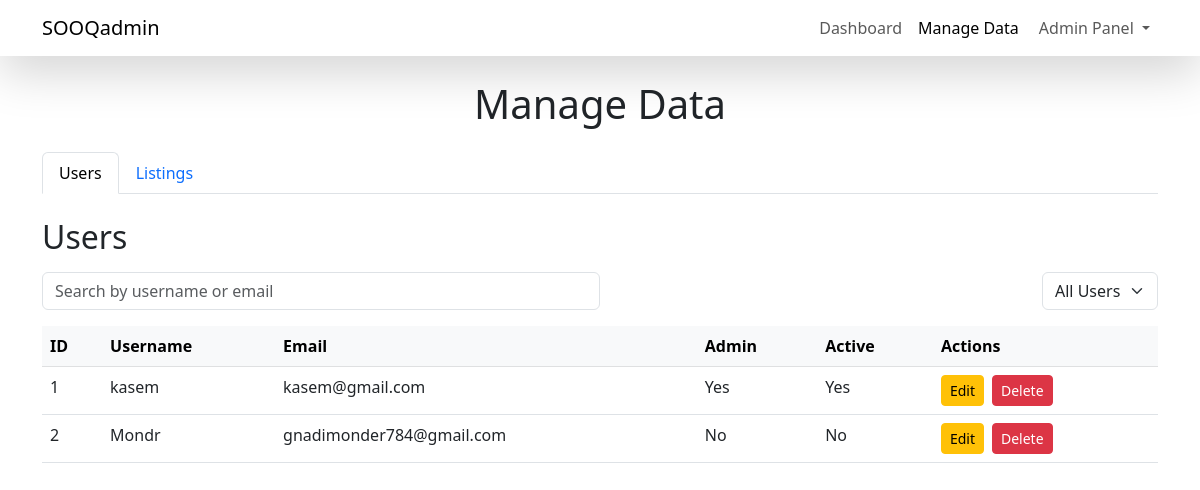
Screenshot of /manage_data (signed in) with the database file from the repository.
### models.py (models this page shows)
class User(db.Model, UserMixin):
    id = db.Column(db.Integer, primary_key=True)
    username = db.Column(db.String(20), unique=True, nullable=False)
    email = db.Column(db.String(120), unique=True, nullable=False)
    password = db.Column(db.String(60), nullable=False)
    cars = db.relationship('Car', backref='owner', lazy=True)
    is_admin = db.Column(db.Boolean, default=False)
    is_active = db.Column(db.Boolean, default=False)
    listings = db.relationship('Listing', back_populates='owner', lazy=True)
    favorites = db.relationship('Listing', secondary=user_favorites, backref='favorited_by', lazy='dynamic')

### routes.py (the view)
@app.route('/manage_data')
@login_required
def manage_data():
    if not current_user.is_admin:
        abort(403)  # Restrict access to admins only
    users = User.query.all()
    listings = Listing.query.all()
    return render_template('manage_data.html', users=users, listings=listings)

### models.py (called while the page is built)
@login_manager.user_loader
def load_user(user_id):
    return User.query.get(int(user_id))

### routes.py (called while the page is built)
@app.before_request
def load_categories():
    g.categories = Category.query.all()

### templates/manage_data.html (shortened to what this page needs)
<!DOCTYPE html>
<html lang="en">
<head>
    <link href="https://cdn.jsdelivr.net/npm/bootstrap@5.3.0-alpha1/dist/css/bootstrap.min.css" rel="stylesheet">
</head>
<body>
    <nav class="navbar navbar-expand-lg glass-navbar sticky-top shadow-lg">
        <div class="container">
            <a class="navbar-brand" href="{{ url_for('admin_page') }}">SOOQadmin</a>
            <div class="collapse navbar-collapse" id="navbarNav">
                <ul class="navbar-nav ms-auto">
                    <li class="nav-item">
                        <a class="nav-link" href="{{ url_for('admin_page') }}">Dashboard</a>
                    </li>
                    <li class="nav-item">
                        <a class="nav-link active" href="{{ url_for('manage_data') }}">Manage Data</a>
                    </li>
                    <li class="nav-item dropdown">
                        <a class="nav-link dropdown-toggle" href="#" id="adminDropdown" role="button"
                            data-bs-toggle="dropdown" aria-expanded="false">
                            Admin Panel
                        </a>
                    </li>
                </ul>
            </div>
        </div>
    </nav>
    <div class="container mt-4">
        <h1 class="text-center mb-4">Manage Data</h1>
        <ul class="nav nav-tabs mt-4" id="dataTabs" role="tablist">
            <li class="nav-item" role="presentation">
                <button class="nav-link active" id="users-tab" data-bs-toggle="tab" data-bs-target="#users"
                    type="button" role="tab" aria-controls="users" aria-selected="true">
                     Users
                </button>
            </li>
            <li class="nav-item" role="presentation">
                <button class="nav-link" id="listings-tab" data-bs-toggle="tab" data-bs-target="#listings" type="button"
                    role="tab" aria-controls="listings" aria-selected="false">
                     Listings
                </button>
            </li>
        </ul>
        <div class="tab-content mt-4" id="dataTabsContent">
            <div class="tab-pane fade show active" id="users" role="tabpanel" aria-labelledby="users-tab">
                <h2 class="mb-3">Users</h2>
                <div class="d-flex justify-content-between align-items-center mb-3">
                    <input type="text" class="form-control w-50" placeholder="Search by username or email">
                    <div>
                        <select class="form-select">
                            <option value="all">All Users</option>
                        </select>
                    </div>
                </div>
                <table class="table table-hover table-responsive">
                    <thead class="table-light">
                        <tr>
                            <th>ID</th>
                            <th>Username</th>
                            <th>Email</th>
                            <th>Admin</th>
                            <th>Active</th>
                            <th>Actions</th>
                        </tr>
                    </thead>
                    <tbody>
                        {% for user in users %}
                        <tr>
                            <td>{{ user.id }}</td>
                            <td>{{ user.username }}</td>
                            <td>{{ user.email }}</td>
                            <td>{{ 'Yes' if user.is_admin else 'No' }}</td>
                            <td>{{ 'Yes' if user.is_active else 'No' }}</td>
                            <td>
                                <div class="d-flex">
                                    <a href="{{ url_for('edit_user', user_id=user.id) }}" class="btn btn-warning btn-sm me-2">
                                         Edit
                                    </a>
                                    <a href="{{ url_for('delete_user', user_id=user.id) }}" class="btn btn-danger btn-sm"
                                        onclick="return confirm('Are you sure you want to delete this user?')">
                                         Delete
                                    </a>
                                </div>
                            </td>
                        </tr>
                        {% endfor %}
                    </tbody>
                </table>
            </div>
        </div>
    </div>
</body>
</html>

### rows the page displays
User: id "1", username "kasem", email "kasem@gmail.com", is_admin "Yes", is_active "Yes"
User: id "2", username "Mondr", email "gnadimonder784@gmail.com", is_admin "No", is_active "No"
